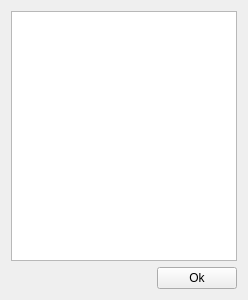
<?xml version="1.0" encoding="UTF-8"?>
<ui version="4.0">
 <class>LanguageSelector</class>
 <widget class="QWidget" name="LanguageSelector">
  <property name="geometry">
   <rect>
    <x>0</x>
    <y>0</y>
    <width>248</width>
    <height>300</height>
   </rect>
  </property>
  <property name="windowTitle">
   <string>Language Selector</string>
  </property>
  <layout class="QGridLayout" name="gridLayout">
   <item row="0" column="0" colspan="2">
    <widget class="QListWidget" name="listWidget"/>
   </item>
   <item row="1" column="0">
    <spacer name="horizontalSpacer">
     <property name="orientation">
      <enum>Qt::Horizontal</enum>
     </property>
     <property name="sizeHint" stdset="0">
      <size>
       <width>141</width>
       <height>20</height>
      </size>
     </property>
    </spacer>
   </item>
   <item row="1" column="1">
    <widget class="QPushButton" name="pushButton">
     <property name="text">
      <string>Ok</string>
     </property>
    </widget>
   </item>
  </layout>
 </widget>
 <resources/>
 <connections/>
</ui>
